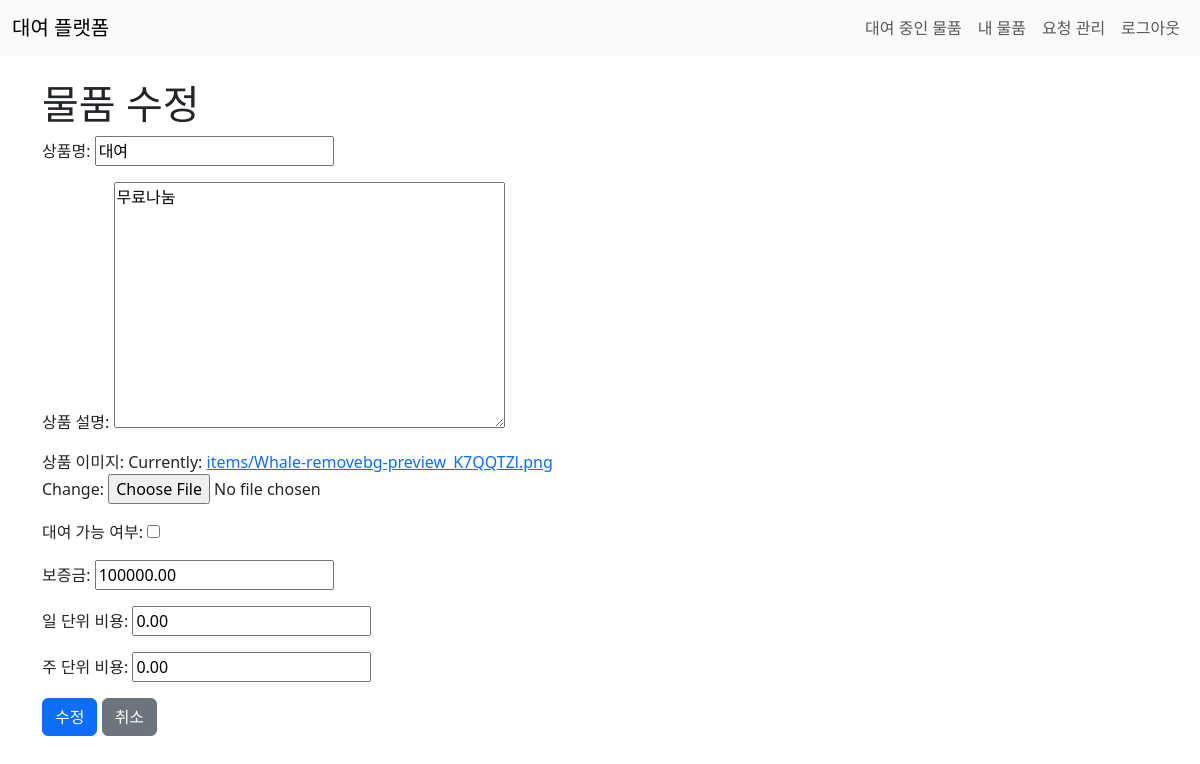
The page /edit-item/6/ (signed in) on the database its author committed.
### rentals/models.py (models this page shows, shortened)
class Item(models.Model):
    owner = models.ForeignKey(User, on_delete=models.CASCADE)
    title = models.CharField(max_length=100)
    description = models.TextField()
    image = models.ImageField(upload_to='items/')
    deposit = models.DecimalField(max_digits=10, decimal_places=2, default=0.0)
    is_available = models.BooleanField(default=True)
    daily_cost = models.DecimalField(max_digits=10, decimal_places=2, default=0, verbose_name='일 단위 비용')  # 기본값 추가
    weekly_cost = models.DecimalField(max_digits=10, decimal_places=2, default=0, verbose_name='주 단위 비용')  # 기본값 추가

### rentals/views.py (the view)
# urls.py: path('edit-item/<int:pk>/', views.edit_item, name='edit_item'),
@login_required
def edit_item(request, pk):
    item = get_object_or_404(Item, pk=pk, owner=request.user)
    if request.method == 'POST':
        form = ItemForm(request.POST, request.FILES, instance=item)
        if form.is_valid():
            form.save()
            return redirect('my_items')
    else:
        form = ItemForm(instance=item)
    return render(request, 'rentals/edit_item.html', {'form': form, 'item': item})

### rentals/forms.py
class ItemForm(forms.ModelForm):
    class Meta:
        model = Item
        fields = ['title', 'description', 'image', 'is_available', 'deposit', 'daily_cost', 'weekly_cost']
        labels = {
            'title': '상품명',
            'description': '상품 설명',
            'image': '상품 이미지',
            'is_available': '대여 가능 여부',
            'deposit': '보증금',
            'daily_cost': '일 단위 비용',
            'weekly_cost': '주 단위 비용',
        }
        widgets = {
            'deposit': forms.NumberInput(attrs={'placeholder': '보증금 (원)'}),
            'daily_cost': forms.NumberInput(attrs={'placeholder': '일 단위 비용 (원)'}),
            'weekly_cost': forms.NumberInput(attrs={'placeholder': '주 단위 비용 (원)'}),
        }

### rentals/templates/rentals/edit_item.html (shortened to what this page needs)
{% extends 'rentals/base.html' %}
{% block content %}
<h1>물품 수정</h1>
<form method="post" enctype="multipart/form-data">
    {{ form.as_p }}
    <button type="submit" class="btn btn-primary">수정</button>
    <a href="{% url 'my_items' %}" class="btn btn-secondary">취소</a>
</form>
{% endblock %}

### rows shown on the page
Item: title "대여", description "무료나눔", deposit "100000.00", daily_cost "0.00", weekly_cost "0.00"
